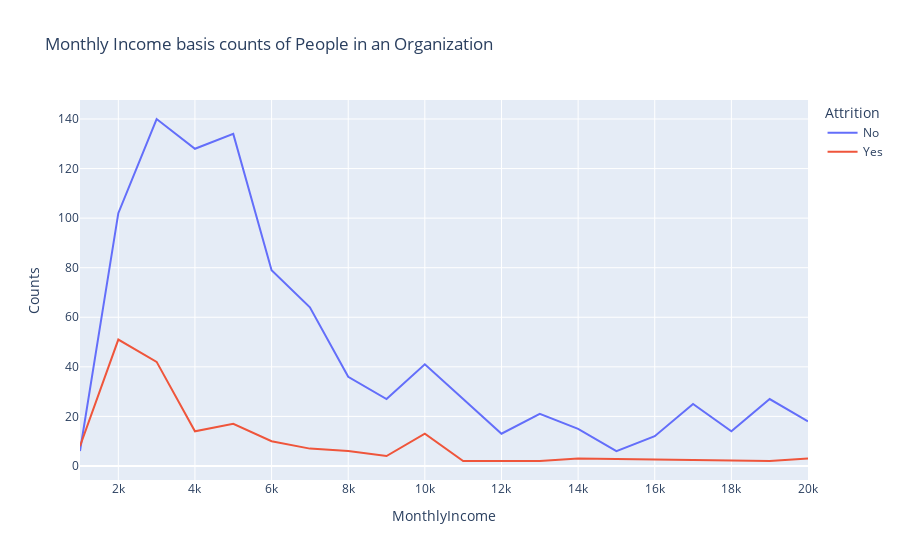

Notebook code for this chart:
### Markdown cell above
![](https://bsmedia.business-standard.com/_media/bs/img/article/2019-07/11/full/1562867540-6.jpg)

### Code cell
rate_att=data.groupby(['MonthlyIncome','Attrition']).apply(lambda x:x['MonthlyIncome'].count()).reset_index(name='Counts')
rate_att['MonthlyIncome']=round(rate_att['MonthlyIncome'],-3)
rate_att=rate_att.groupby(['MonthlyIncome','Attrition']).apply(lambda x:x['MonthlyIncome'].count()).reset_index(name='Counts')
fig=px.line(rate_att,x='MonthlyIncome',y='Counts',color='Attrition',title='Monthly Income basis counts of People in an Organization')
fig.show()

### Figure 1 — Plotly figure (JSON) as saved in the notebook; plotly's stock layout.template omitted (floating-point values rounded to 4 significant figures)
{"data": [{"hovertemplate": "Attrition=No<br>MonthlyIncome=%{x}<br>Counts=%{y}<extra></extra>", "legendgroup": "No", "line": {"color": "#636efa", "dash": "solid"}, "mode": "lines", "name": "No", "orientation": "v", "showlegend": true, "type": "scatter", "x": [1000, 2000, 3000, 4000, 5000, 6000, 7000, 8000, 9000, 10000, 11000, 12000, 13000, 14000, 15000, 16000, 17000, 18000, 19000, 20000], "xaxis": "x", "y": [6, 102, 140, 128, 134, 79, 64, 36, 27, 41, 27, 13, 21, 15, 6, 12, 25, 14, 27, 18], "yaxis": "y"}, {"hovertemplate": "Attrition=Yes<br>MonthlyIncome=%{x}<br>Counts=%{y}<extra></extra>", "legendgroup": "Yes", "line": {"color": "#EF553B", "dash": "solid"}, "mode": "lines", "name": "Yes", "orientation": "v", "showlegend": true, "type": "scatter", "x": [1000, 2000, 3000, 4000, 5000, 6000, 7000, 8000, 9000, 10000, 11000, 12000, 13000, 14000, 19000, 20000], "xaxis": "x", "y": [8, 51, 42, 14, 17, 10, 7, 6, 4, 13, 2, 2, 2, 3, 2, 3], "yaxis": "y"}], "layout": {"legend": {"title": {"text": "Attrition"}, "tracegroupgap": 0}, "title": {"text": "Monthly Income basis counts of People in an Organization"}, "xaxis": {"anchor": "y", "domain": [0, 1], "title": {"text": "MonthlyIncome"}}, "yaxis": {"anchor": "x", "domain": [0, 1], "title": {"text": "Counts"}}}}
